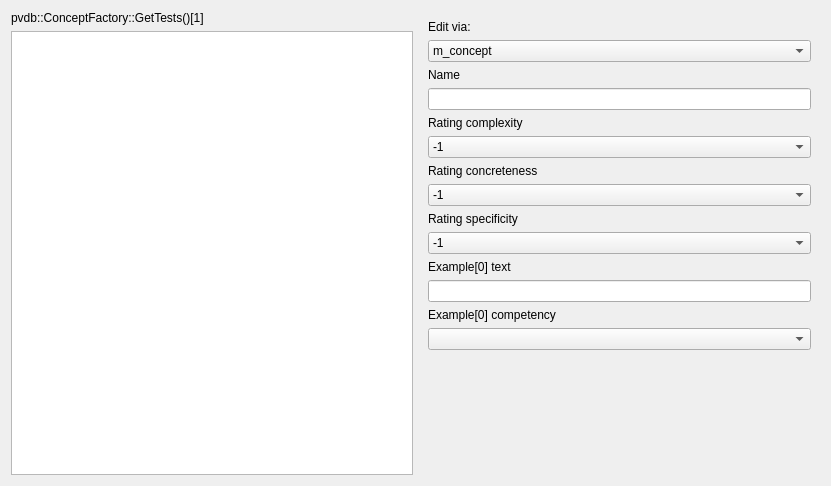
<?xml version="1.0" encoding="UTF-8"?>
<ui version="4.0">
 <class>QtPvdbTestConceptItemDialog</class>
 <widget class="QDialog" name="QtPvdbTestConceptItemDialog">
  <property name="geometry">
   <rect>
    <x>0</x>
    <y>0</y>
    <width>831</width>
    <height>486</height>
   </rect>
  </property>
  <property name="windowTitle">
   <string>Test Concept</string>
  </property>
  <property name="windowIcon">
   <iconset resource="Brainweaver.qrc">
    <normaloff>:/images/PicArrow14x14.png</normaloff>:/images/PicArrow14x14.png</iconset>
  </property>
  <layout class="QGridLayout" name="gridLayout">
   <item row="0" column="0">
    <widget class="QLabel" name="label">
     <property name="text">
      <string>pvdb::ConceptFactory::GetTests()[1]</string>
     </property>
    </widget>
   </item>
   <item row="0" column="1" rowspan="2">
    <widget class="QWidget" name="widget" native="true">
     <layout class="QVBoxLayout" name="verticalLayout">
      <item>
       <widget class="QLabel" name="label_8">
        <property name="text">
         <string>Edit via:</string>
        </property>
       </widget>
      </item>
      <item>
       <widget class="QComboBox" name="box_edit">
        <item>
         <property name="text">
          <string>m_concept</string>
         </property>
        </item>
        <item>
         <property name="text">
          <string>QtPvdbDisplayConcept-&gt;GetConcept()</string>
         </property>
        </item>
        <item>
         <property name="text">
          <string>QtPvdbConcept-&gt;GetConcept()</string>
         </property>
        </item>
        <item>
         <property name="text">
          <string>QtPvdbRateConcept-&gt;GetConcept()</string>
         </property>
        </item>
       </widget>
      </item>
      <item>
       <widget class="QLabel" name="label_6">
        <property name="text">
         <string>Name</string>
        </property>
       </widget>
      </item>
      <item>
       <widget class="QLineEdit" name="edit_name">
        <property name="text">
         <string/>
        </property>
       </widget>
      </item>
      <item>
       <widget class="QLabel" name="label_5">
        <property name="text">
         <string>Rating complexity</string>
        </property>
       </widget>
      </item>
      <item>
       <widget class="QComboBox" name="box_complexity">
        <item>
         <property name="text">
          <string>-1</string>
         </property>
        </item>
        <item>
         <property name="text">
          <string>0</string>
         </property>
        </item>
        <item>
         <property name="text">
          <string>1</string>
         </property>
        </item>
        <item>
         <property name="text">
          <string>2</string>
         </property>
        </item>
       </widget>
      </item>
      <item>
       <widget class="QLabel" name="label_4">
        <property name="text">
         <string>Rating concreteness</string>
        </property>
       </widget>
      </item>
      <item>
       <widget class="QComboBox" name="box_concreteness">
        <item>
         <property name="text">
          <string>-1</string>
         </property>
        </item>
        <item>
         <property name="text">
          <string>0</string>
         </property>
        </item>
        <item>
         <property name="text">
          <string>1</string>
         </property>
        </item>
        <item>
         <property name="text">
          <string>2</string>
         </property>
        </item>
       </widget>
      </item>
      <item>
       <widget class="QLabel" name="label_3">
        <property name="text">
         <string>Rating specificity</string>
        </property>
       </widget>
      </item>
      <item>
       <widget class="QComboBox" name="box_specificity">
        <item>
         <property name="text">
          <string>-1</string>
         </property>
        </item>
        <item>
         <property name="text">
          <string>0</string>
         </property>
        </item>
        <item>
         <property name="text">
          <string>1</string>
         </property>
        </item>
        <item>
         <property name="text">
          <string>2</string>
         </property>
        </item>
       </widget>
      </item>
      <item>
       <widget class="QLabel" name="label_7">
        <property name="text">
         <string>Example[0] text</string>
        </property>
       </widget>
      </item>
      <item>
       <widget class="QLineEdit" name="edit_example_text"/>
      </item>
      <item>
       <widget class="QLabel" name="label_2">
        <property name="text">
         <string>Example[0] competency</string>
        </property>
       </widget>
      </item>
      <item>
       <widget class="QComboBox" name="box_competency"/>
      </item>
      <item>
       <spacer name="verticalSpacer">
        <property name="orientation">
         <enum>Qt::Vertical</enum>
        </property>
        <property name="sizeHint" stdset="0">
         <size>
          <width>20</width>
          <height>63</height>
         </size>
        </property>
       </spacer>
      </item>
     </layout>
     <zorder>edit_name</zorder>
     <zorder>label_8</zorder>
     <zorder>box_edit</zorder>
     <zorder>label_6</zorder>
     <zorder>label_5</zorder>
     <zorder>box_complexity</zorder>
     <zorder>label_4</zorder>
     <zorder>box_concreteness</zorder>
     <zorder>label_3</zorder>
     <zorder>box_specificity</zorder>
     <zorder>label_7</zorder>
     <zorder>edit_example_text</zorder>
     <zorder>label_2</zorder>
     <zorder>box_competency</zorder>
    </widget>
   </item>
   <item row="1" column="0">
    <widget class="ribi::QtKeyboardFriendlyGraphicsView" name="view"/>
   </item>
  </layout>
 </widget>
 <customwidgets>
  <customwidget>
   <class>ribi::QtKeyboardFriendlyGraphicsView</class>
   <extends>QGraphicsView</extends>
   <header>qtkeyboardfriendlygraphicsview.h</header>
  </customwidget>
 </customwidgets>
 <tabstops>
  <tabstop>edit_name</tabstop>
  <tabstop>box_complexity</tabstop>
  <tabstop>box_concreteness</tabstop>
  <tabstop>box_specificity</tabstop>
  <tabstop>edit_example_text</tabstop>
  <tabstop>box_competency</tabstop>
  <tabstop>view</tabstop>
 </tabstops>
 <resources>
  <include location="Brainweaver.qrc"/>
 </resources>
 <connections/>
</ui>
